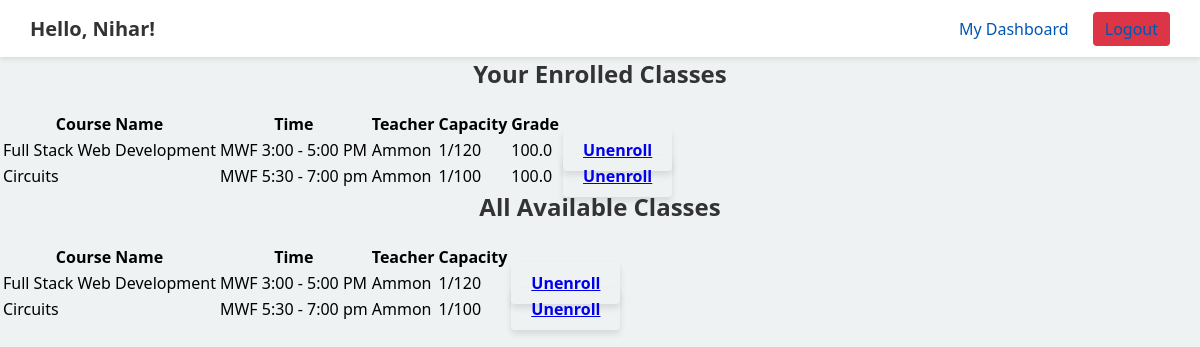
/student (signed in), run on the app's committed database.
### models.py (models this page shows, shortened)
class User(db.Model, UserMixin):
    __tablename__ = "users"
    id            = db.Column(db.Integer,   primary_key=True)
    username      = db.Column(db.String(50), unique=True, nullable=False)
    password_hash = db.Column(db.String(128), nullable=False)
    role          = db.Column(db.String(10), nullable=False)
    enrollments    = db.relationship(
        "Enrollment",
        back_populates="student",
        cascade="all, delete-orphan"
    )
    taught_courses = db.relationship(
        "Course",
        back_populates="teacher",
        cascade="all, delete-orphan"
    )

class Enrollment(db.Model):
    __tablename__ = "enrollments"
    id         = db.Column(db.Integer, primary_key=True)
    student_id = db.Column(
        db.Integer,
        db.ForeignKey("users.id", ondelete="CASCADE"),
        nullable=False
    )
    course_id  = db.Column(
        db.Integer,
        db.ForeignKey("courses.id", ondelete="CASCADE"),
        nullable=False
    )
    grade      = db.Column(db.Float)
    student    = db.relationship("User",   back_populates="enrollments")
    course     = db.relationship("Course", back_populates="enrollments")

class Course(db.Model):
    __tablename__ = "courses"
    id         = db.Column(db.Integer, primary_key=True)
    name       = db.Column(db.String(120), nullable=False)
    time       = db.Column(db.String(120), nullable=False)          # NEW
    capacity   = db.Column(db.Integer, nullable=False)
    teacher_id = db.Column(
        db.Integer,
        db.ForeignKey("users.id", ondelete="CASCADE"),
        nullable=False
    )
    teacher     = db.relationship("User",   back_populates="taught_courses")
    enrollments = db.relationship(
        "Enrollment",
        back_populates="course",
        cascade="all, delete-orphan"
    )

### app.py (the view)
@app.route("/student")
@login_required
def student_dashboard():
    if current_user.role != "student":
        return redirect(url_for("home"))
    enrolled = current_user.enrollments
    enrolled_ids = [e.course_id for e in enrolled]
    all_courses = Course.query.all()
    return render_template(
        "student_dashboard.html",
        enrolled=enrolled,
        enrolled_ids=enrolled_ids,
        all_courses=all_courses
    )

### app.py (called while the page is built)
@login_manager.user_loader
def load_user(uid):
    return db.session.get(User, int(uid))

### templates/student_dashboard.html (shortened to what this page needs)
{% extends "base.html" %}
{% block content %}
<section>
  <h2>Your Enrolled Classes</h2>
  {% if enrolled %}
    <table class="courses-table">
      <thead>
        <tr>
          <th>Course Name</th><th>Time</th><th>Teacher</th>
          <th>Capacity</th><th>Grade</th><th></th>
        </tr>
      </thead>
      <tbody>
        {% for enr in enrolled %}
        <tr>
          <td>{{ enr.course.name }}</td>
          <td>{{ enr.course.time }}</td>
          <td>{{ enr.course.teacher.username }}</td>
          <td>{{ enr.course.enrollments|length }}/{{ enr.course.capacity }}</td>
          <td>{% if enr.grade is not none %}{{ enr.grade }}{% else %}N/A{% endif %}</td>
          <td>
            <a href="{{ url_for('student_unenroll', course_id=enr.course.id) }}"
               class="btn unenroll-btn">Unenroll</a>
          </td>
        </tr>
        {% endfor %}
      </tbody>
    </table>
  {% else %}
    <p>You’re not enrolled in anything yet.</p>
  {% endif %}
</section>
<section>
  <h2>All Available Classes</h2>
  <table class="courses-table">
    <thead>
      <tr>
        <th>Course Name</th><th>Time</th><th>Teacher</th>
        <th>Capacity</th><th></th>
      </tr>
    </thead>
    <tbody>
      {% for c in all_courses %}
      <tr>
        <td>{{ c.name }}</td>
        <td>{{ c.time }}</td>
        <td>{{ c.teacher.username }}</td>
        <td>{{ c.enrollments|length }}/{{ c.capacity }}</td>
        <td>
          {% if c.id in enrolled_ids %}
            <a href="{{ url_for('student_unenroll', course_id=c.id) }}"
               class="btn unenroll-btn">Unenroll</a>
          {% else %}
            <a href="{{ url_for('student_enroll', course_id=c.id) }}"
               class="btn enroll-btn">Enroll</a>
          {% endif %}
        </td>
      </tr>
      {% endfor %}
    </tbody>
  </table>
</section>
{% endblock %}

### templates/base.html (shortened to what this page needs)
<!DOCTYPE html>
<html lang="en">
  <head>
    <link
      rel="stylesheet"
      href="{{ url_for('static', filename='css/styles.css') }}"
    />
  </head>
  <body>
    {% if current_user.is_authenticated %}
    <header class="site-header">
      <h1 class="greeting">Hello, {{ current_user.username }}!</h1>
      <nav class="main-nav">
        {% if current_user.role == 'admin' %}
          <a href="{{ url_for('admin.index') }}">Admin Home</a>
          <a href="{{ url_for('admin_users') }}">Users</a>
        {% elif current_user.role == 'teacher' %}
          <a href="{{ url_for('teacher_dashboard') }}">My Dashboard</a>
        {% else %}
          <a href="{{ url_for('student_dashboard') }}">My Dashboard</a>
        {% endif %}
        <a href="{{ url_for('logout') }}" class="logout-btn">Logout</a>
      </nav>
    </header>
    {% endif %}
    <main class="content">
      {% block content %}{% endblock %}
    </main>
  </body>
</html>

### static/css/styles.css (style rules this page uses)
* { box-sizing: border-box; }
body { font-family: 'Segoe UI', Tahoma, Geneva, Verdana, sans-serif; background-color: #eef2f3; margin: 0; padding: 0; }
.site-header { background-color: #ffffff; padding: 15px 30px; box-shadow: 0 2px 5px rgba(0,0,0,0.1); display: flex; align-items: center; justify-content: space-between; }
.greeting { margin: 0; font-size: 20px; color: #333; }
.main-nav a { margin-left: 20px; text-decoration: none; color: #0056b3; font-weight: 500; transition: color 0.2s ease; }
.logout-btn { padding: 6px 12px; background: #dc3545; color: #fff; border-radius: 4px; text-decoration: none; font-weight: bold; transition: background 0.2s ease; }
h1, h2 { text-align: center; color: #333; margin-top: 0; }
.btn { padding: 10px 20px; border: none; border-radius: 4px; cursor: pointer; font-weight: bold; transition: background-color 0.3s ease, transform 0.2s ease, box-shadow 0.2s ease; box-shadow: 0 4px 6px rgba(0,0,0,0.1); }

### data on the page
User: username "Nihar"
Enrollment: course.name "Full Stack Web Development", course.time "MWF 3:00 - 5:00 PM", course.teacher.username "Ammon", course.enrollments|length "1", course.capacity "120", grade "100.0"
Enrollment: course.name "Circuits", course.time "MWF 5:30 - 7:00 pm", course.teacher.username "Ammon", course.enrollments|length "1", course.capacity "100", grade "100.0"
Course: name "Full Stack Web Development", time "MWF 3:00 - 5:00 PM", teacher.username "Ammon", enrollments|length "1", capacity "120"
Course: name "Circuits", time "MWF 5:30 - 7:00 pm", teacher.username "Ammon", enrollments|length "1", capacity "100"
